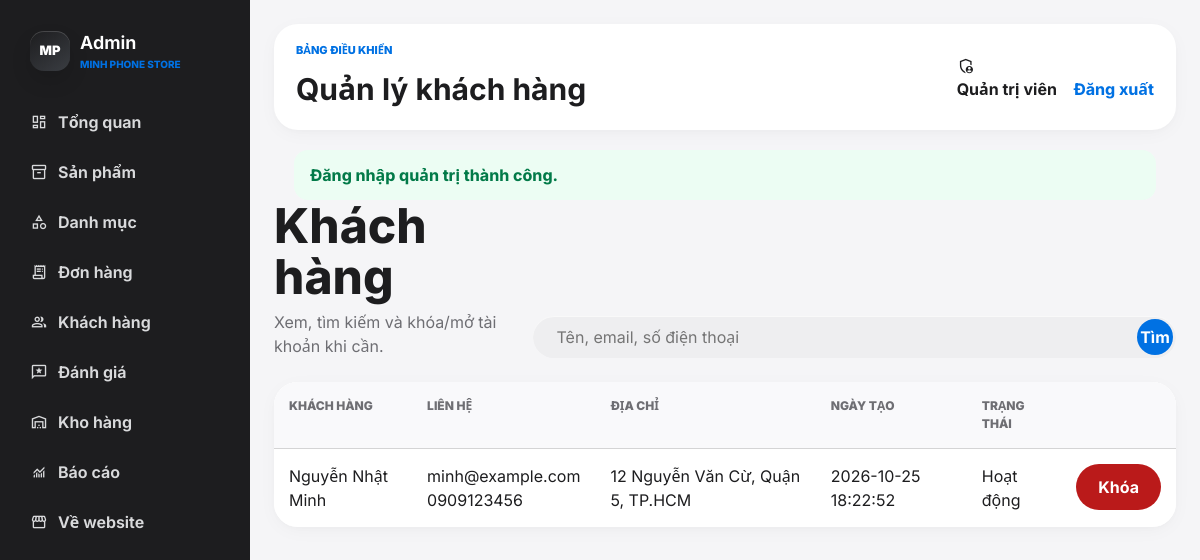
Page /admin/users.php (signed in) on the committed database.
### tables this page shows
CREATE TABLE users (
    user_id INT AUTO_INCREMENT PRIMARY KEY,
    full_name VARCHAR(100) NOT NULL,
    email VARCHAR(150) NOT NULL UNIQUE,
    password VARCHAR(255) NOT NULL,
    phone VARCHAR(20),
    address VARCHAR(255),
    status TINYINT NOT NULL DEFAULT 1,
    created_at DATETIME NOT NULL DEFAULT CURRENT_TIMESTAMP
);

### includes/functions.php (called while the page is built, shortened)
<?php
require_once __DIR__ . '/../config/database.php';
function app_base(): string
{
    $dir = str_replace('\\', '/', dirname($_SERVER['SCRIPT_NAME'] ?? ''));
    $dir = preg_replace('#/admin$#', '', $dir) ?: '';
    return rtrim($dir, '/');
}
function app_url(string $path = ''): string
{
    return app_base() . '/' . ltrim($path, '/');
}
function e(?string $value): string
{
    return htmlspecialchars((string) $value, ENT_QUOTES, 'UTF-8');
}
function flash(string $key, ?string $message = null): ?string
{
    $value = $_SESSION['flash'][$key] ?? null;
    return $value;
}
function current_admin(): ?array
{
    $stmt = db()->prepare('SELECT * FROM admins WHERE admin_id = ? AND status = 1');
    $stmt->execute([$_SESSION['admin_id']]);
    return $stmt->fetch() ?: null;
}
function require_admin(): array
{
    $admin = current_admin();
    return $admin;
}

### config/database.php (called while the page is built, shortened)
<?php
function db(): PDO
{
    static $pdo = null;
    if ($pdo instanceof PDO) {
        return $pdo;
    }
    $dsn = 'mysql:host=' . DB_HOST . ';dbname=' . DB_NAME . ';charset=utf8mb4';
    try {
        $pdo = new PDO($dsn, DB_USER, DB_PASS, [
            PDO::ATTR_ERRMODE => PDO::ERRMODE_EXCEPTION,
            PDO::ATTR_DEFAULT_FETCH_MODE => PDO::FETCH_ASSOC,
            PDO::ATTR_EMULATE_PREPARES => false,
        ]);
    } catch (PDOException $exception) {
        http_response_code(500);
        exit('Không thể kết nối cơ sở dữ liệu. Hãy tạo database iphone_store và import file database/schema.sql.');
    }
    return $pdo;
}

### admin/users.php (the view, shortened to what this page needs)
<?php
$pageTitle = 'Quản lý khách hàng';
require_once __DIR__ . '/../includes/admin-header.php';
$query = trim($_GET['q'] ?? '');
$params = [];
$where = '';
$stmt = db()->prepare("SELECT * FROM users $where ORDER BY created_at DESC");
$stmt->execute($params);
$users = $stmt->fetchAll();
?>
<div class="section-head">
    <div><h2>Khách hàng</h2><p>Xem, tìm kiếm và khóa/mở tài khoản khi cần.</p></div>
    <form class="search-form" method="get">
        <input name="q" value="<?= e($query) ?>" placeholder="Tên, email, số điện thoại">
        <button type="submit">Tìm</button>
    </form>
</div>
<div class="table-wrap">
    <table>
        <thead><tr><th>Khách hàng</th><th>Liên hệ</th><th>Địa chỉ</th><th>Ngày tạo</th><th>Trạng thái</th><th></th></tr></thead>
        <tbody>
            <?php foreach ($users as $customer): ?>
                <tr>
                    <td><?= e($customer['full_name']) ?></td>
                    <td><?= e($customer['email']) ?><br><?= e($customer['phone']) ?></td>
                    <td><?= e($customer['address']) ?></td>
                    <td><?= e($customer['created_at']) ?></td>
                    <td><?= $customer['status'] ? 'Hoạt động' : 'Đã khóa' ?></td>
                    <td>
                        <form method="post">
                            <button class="<?= $customer['status'] ? 'danger' : 'secondary' ?>" type="submit"><?= $customer['status'] ? 'Khóa' : 'Mở khóa' ?></button>
                        </form>
                    </td>
                </tr>
            <?php endforeach; ?>
        </tbody>
    </table>
</div>
<?php require_once __DIR__ . '/../includes/admin-footer.php'; ?>

### includes/admin-header.php (shortened to what this page needs)
<?php
require_once __DIR__ . '/functions.php';
$pageTitle = $pageTitle ?? 'Quản trị Minh Phone';
$admin = require_admin();
$cssVersion = filemtime(__DIR__ . '/../assets/css/style.css');
$currentPage = basename($_SERVER['SCRIPT_NAME'] ?? '');
$adminNav = [
    ['Tổng quan', 'admin/index.php', 'index.php', 'dashboard'],
    ['Sản phẩm', 'admin/products.php', 'products.php', 'inventory_2'],
    ['Danh mục', 'admin/categories.php', 'categories.php', 'category'],
    ['Đơn hàng', 'admin/orders.php', 'orders.php', 'receipt_long'],
    ['Khách hàng', 'admin/users.php', 'users.php', 'group'],
    ['Đánh giá', 'admin/reviews.php', 'reviews.php', 'reviews'],
    ['Kho hàng', 'admin/inventory.php', 'inventory.php', 'warehouse'],
    ['Báo cáo', 'admin/reports.php', 'reports.php', 'monitoring'],
];
?>
<!doctype html>
<html lang="vi">
<head>
    <link rel="stylesheet" href="<?= app_url('assets/css/style.css?v=' . $cssVersion) ?>">
</head>
<body class="admin-body">
<aside class="admin-sidebar">
    <a class="brand" href="<?= app_url('admin/index.php') ?>">
        <span class="brand-mark">MP</span>
        <span>Admin<small>Minh Phone Store</small></span>
    </a>
    <nav class="admin-menu" aria-label="Quản trị">
        <?php foreach ($adminNav as [$label, $href, $page, $icon]): ?>
            <a class="<?= $currentPage === $page ? 'active' : '' ?>" href="<?= app_url($href) ?>">
                <span class="material-symbols-outlined"><?= e($icon) ?></span>
                <?= e($label) ?>
            </a>
        <?php endforeach; ?>
    </nav>
    <a class="admin-store-link" href="<?= app_url('index.html') ?>">
        <span class="material-symbols-outlined">storefront</span>
        Về website
    </a>
</aside>
<section class="admin-shell">
    <header class="admin-topbar">
        <div>
            <p class="eyebrow">Bảng điều khiển</p>
            <h1><?= e($pageTitle) ?></h1>
        </div>
        <div class="admin-user">
            <span class="material-symbols-outlined">admin_panel_settings</span>
            <div>
                <strong><?= e($admin['full_name']) ?></strong>
                <a href="<?= app_url('admin/logout.php') ?>">Đăng xuất</a>
            </div>
        </div>
    </header>
    <?php if ($message = flash('success')): ?>
        <div class="alert success"><?= e($message) ?></div>
    <?php endif; ?>

### rows in the picture
users: full_name "Nguyễn Nhật Minh", email "minh@example.com", phone "0909123456", address "12 Nguyễn Văn Cừ, Quận 5, TP.HCM", created_at "2026-10-25 18:22:52", status "Hoạt động"

### other values in the picture
$label "Tổng quan"
$label "Sản phẩm"
$label "Danh mục"
$label "Đơn hàng"
$label "Khách hàng"
$label "Đánh giá"
$label "Kho hàng"
$label "Báo cáo"
$pageTitle "Quản lý khách hàng"
$admin['full_name'] "Quản trị viên"
$message "Đăng nhập quản trị thành công."
